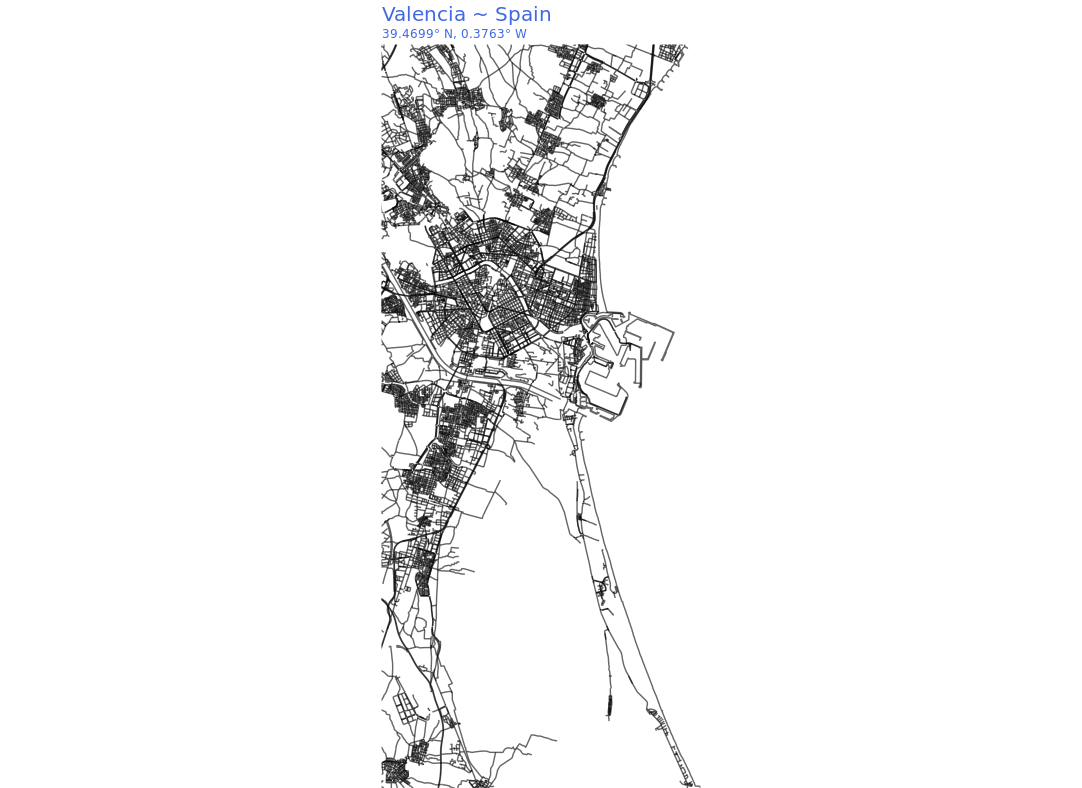

This figure's R source:
# CITY STREET MAPS SERIES

# City map 01: Valencia, Spain.  
# New feature: Coastline

# Valencia_coastline.R
pacman::p_load(here,tidyverse,osmdata,sf,showtext)

# Check set of features 
# 1.2 features
available_features()
# 2.2 Tags within features 
available_tags("highway")

# 3. Within the highway feature we choose several taga
# These are the coordinates we need for our Valencia map

# MAP LAYER 01: roads  
roads <- getbb("Valencia Spain") %>% 
         opq(timeout =  3500) %>% 
         add_osm_feature(key = "highway",
                        value = c("motorway","primary","secondary","tertiary",
                                  "residential","living_street","unclassified")) %>% 
         osmdata_sf()
roads

getbb("Valencia Spain")
help(getbb)

# getbb("Valencia Spain")
# min        max
# x -0.4325512 -0.2725205
# y 39.2784496 39.5666089
road_color <- '#000000'
  
Valencia_roads <- ggplot() +
                  geom_sf(data = roads$osm_lines,
                          inherit.aes = FALSE,
                          color = road_color) +
                  coord_sf(xlim = c(-0.4325512, -0.2725205),
                           ylim = c(39.2784496, 39.5666089),
                           expand = FALSE)
Valencia_roads


# MAP LAYER 02: waterfront 
# We want to add waterfrom to the map 
available_features()
# We want natural features from the list below 
# [166] "nat_name"                    "natural"                     "noexit"    
# So we obtain the available tags related to that feature
available_tags("natural")


# key = natural
# tag = "coastline" 
coastline <- getbb("Valencia Spain") %>% 
  opq(timeout =  3500) %>% 
  add_osm_feature(key = "natural",
                  value = c("coastline")) %>% 
  osmdata_sf()
coastline


# VALENCIA MAP
## Include now roads and coastline to our Valencia map 
# Map colours
road_color <- '#000000'
coastline_color <- '#000000'
    

Valencia_map <- ggplot() +
                  # Layer 01 Roads
                    geom_sf(data = roads$osm_lines,
                            inherit.aes = FALSE,
                            color = road_color) +
                  # Layer 02 coastline
                    geom_sf(data = coastline$osm_lines,
                            inherit.aes = FALSE,
                            color = coastline_color) +
                  
                  # Define city coordinates for maps. Given by getbb("Valencia Spain")
                      coord_sf(xlim = c(-0.4325512, -0.2725205),
                             ylim = c(39.2784496, 39.5666089),
                             expand = FALSE)
Valencia_map

# Plot map with title and removing some features 
# theme(axis.text)
# Hexadecimal Map colours
road_color <- '#000000'
coastline_color <- '#000000'
font_color <-'#4682B4' 
    
vlc_map_formatted <- ggplot() +
  # Include open map features
  theme_void() +
  geom_sf(data = roads$osm_lines,inherit.aes = FALSE,color = road_color, size = .5, alpha = .6) +
  geom_sf(data = coastline$osm_lines,inherit.aes = FALSE,color = coastline_color, size = .5, alpha = .6) +
  # Define city coordinates for maps. Given by getbb("Valencia Spain")
  coord_sf(xlim = c(-0.4325512, -0.2725205),ylim = c(39.2784496, 39.5666089),expand = FALSE) + 

  theme(
    plot.title = element_text(family = "Barlow",color = font_color,size = 15, 
                              hjust = 0, vjust = 1),
    plot.title.position = "plot",
    plot.subtitle = element_text(family = "Barlow",
                                 color = font_color,
                                 size = 9,
                                 hjust = 0 , vjust = 2.3),  
    ) +
  labs(title = "Valencia ~ Spain", subtitle = '39.4699° N, 0.3763° W')

vlc_map_formatted

# PNG output image file name and size (cm)
name <-"Valencia_coastline"
width = 20
height = 40

here()
# Save Map as .png file
# Output size can be tailored to print out as a poster. Current setup width 20 cm and height 40 cm
ggsave(here::here(paste(name,".png")),
       device = "png", width = width, height = height, units = "cm", dpi = "retina", bg = "transparent")
